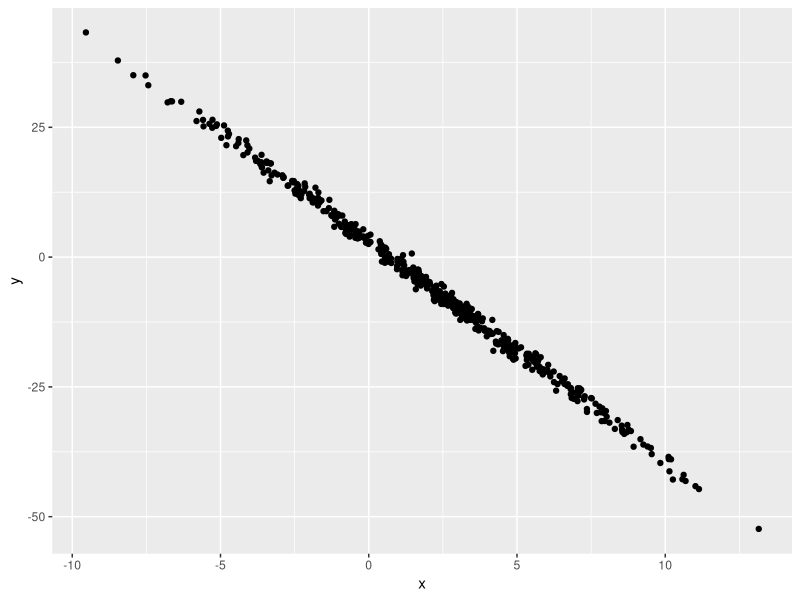
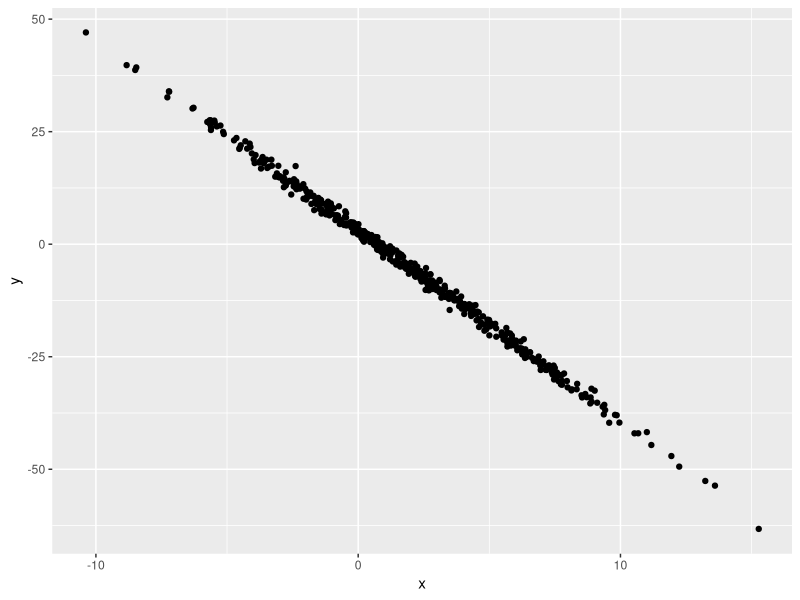
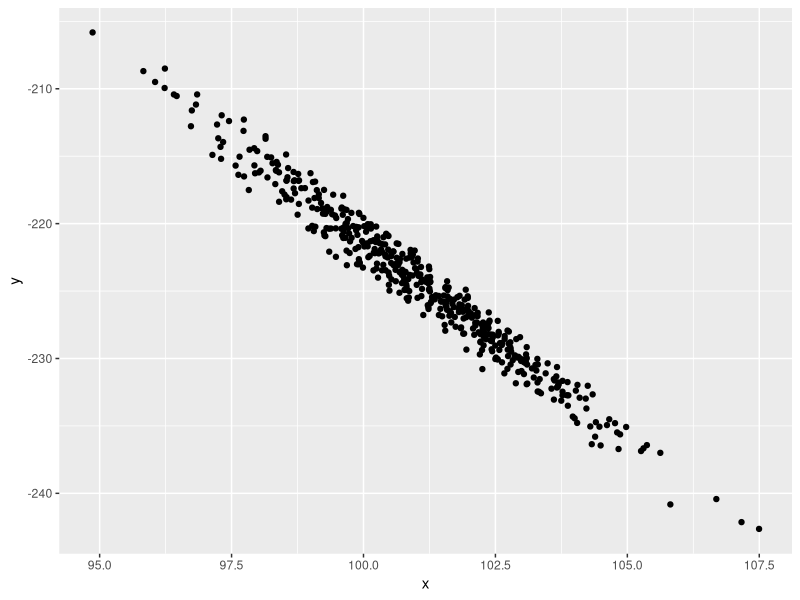
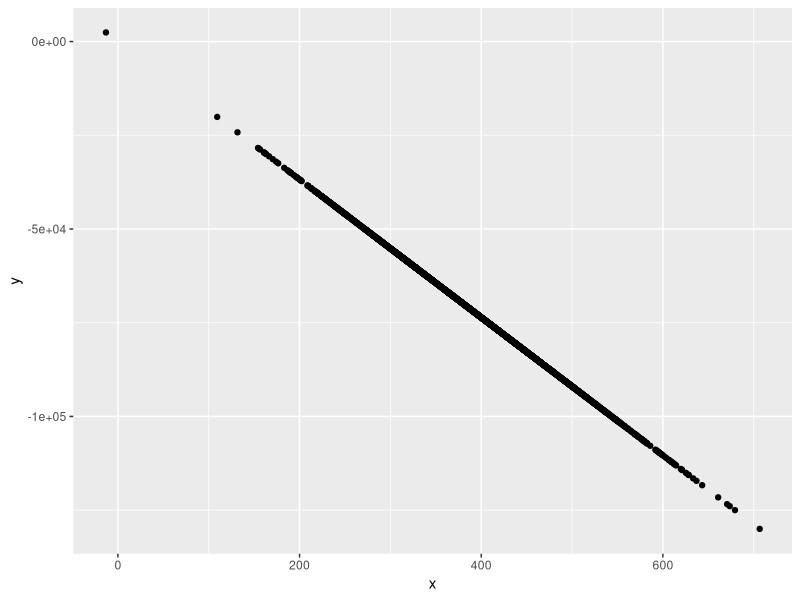
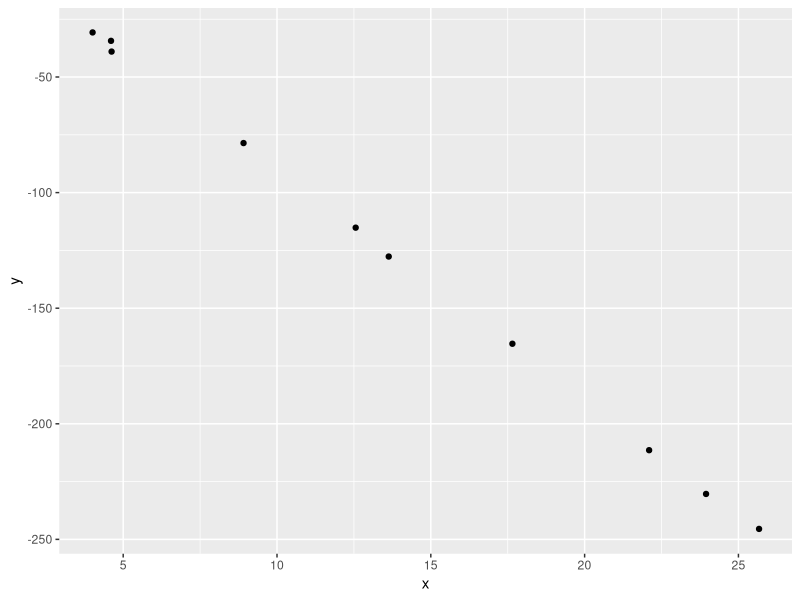
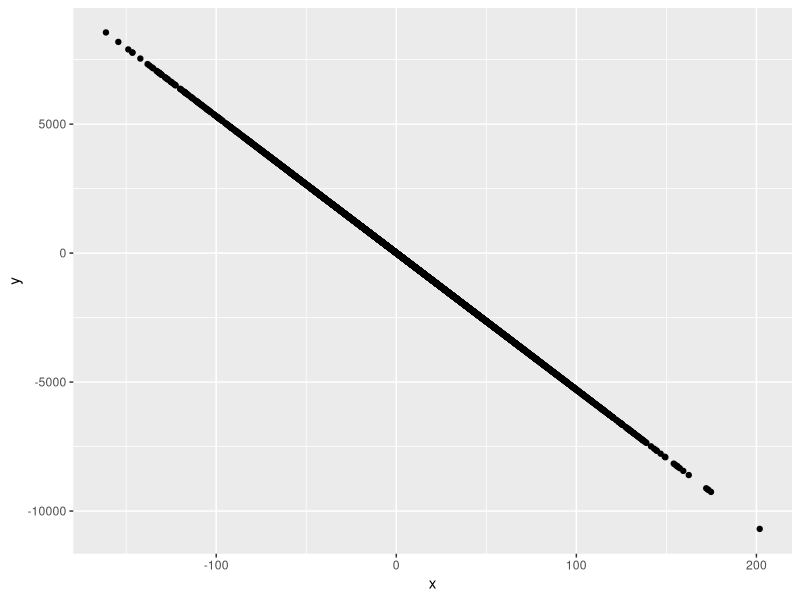

Write the R code that produced these figures, in order.
## ---- chunk 1
samp = rnorm(100)
length(samp)
## ---- chunk 2
library(tidyverse)

plot_df = tibble(
  x = rnorm(500, 2, 4),
  y = 3 - 4.2*x + rnorm(500),
)

ggplot(plot_df, aes(x = x, y = y)) + geom_point()
## ---- chunk 3

plot_df = tibble(
  x = rnorm(500, 2, 4),
  y = 3 - 4.2*x + rnorm(500),
)

ggplot(plot_df, aes(x = x, y = y)) + geom_point()

## ---- chunk 4

plot_df_vA = tibble(
  x = rnorm(500, 101, 2),
  y = 79 - 3*x + rnorm(100),
)

ggplot(plot_df_vA, aes(x = x, y = y)) + geom_point()

plot_df_vB = tibble(
  x = rnorm(3000, 396, 83),
  y = 8 - 184*x + rnorm(130),
)

ggplot(plot_df_vB, aes(x = x, y = y)) + geom_point()

plot_df_vC = tibble(
  x = rnorm(10, 10, 10),
  y = 10 - 10*x + rnorm(10),
)

ggplot(plot_df_vC, aes(x = x, y = y)) + geom_point()

## ---- chunk 5

plot_df_v3 = tibble(
  x = rnorm(5000, 10, 50),
  y = 7 - 53*x + rnorm(10),
)

ggplot(plot_df_v3, aes(x = x, y = y)) + geom_point()

